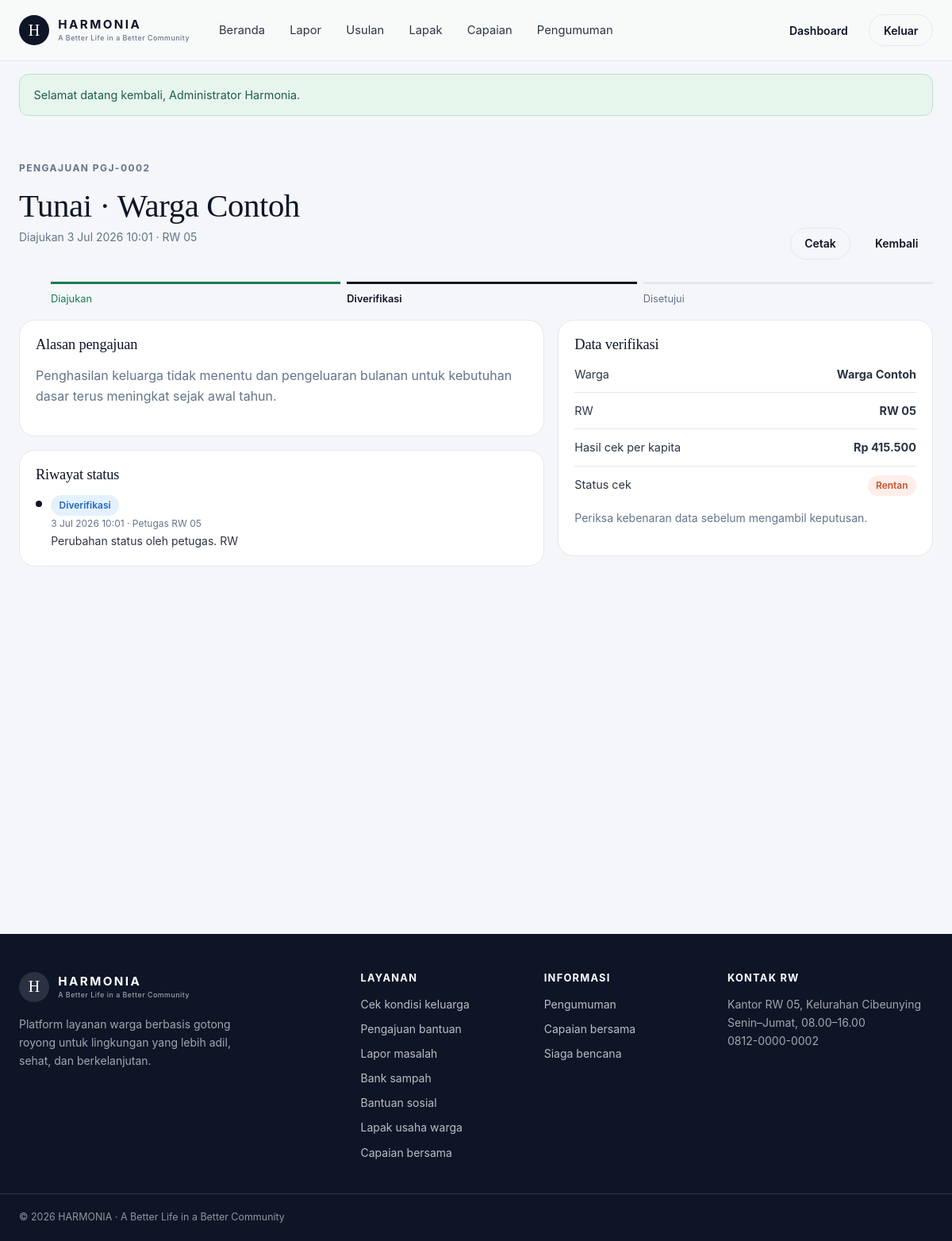
/bantuan/detail.php?id=2 (signed in), run on the app's committed database.
### tables this page shows
CREATE TABLE aid_requests (
  id INT AUTO_INCREMENT PRIMARY KEY,
  user_id INT NOT NULL,
  check_id INT NULL,
  jenis ENUM('pangan','tunai','kesehatan','pendidikan') NOT NULL,
  alasan TEXT NOT NULL,
  status ENUM('diajukan','diverifikasi','disetujui','ditolak') NOT NULL DEFAULT 'diajukan',
  catatan_petugas TEXT NULL,
  processed_by INT NULL,
  created_at DATETIME DEFAULT CURRENT_TIMESTAMP,
  updated_at DATETIME DEFAULT CURRENT_TIMESTAMP ON UPDATE CURRENT_TIMESTAMP,
  FOREIGN KEY (user_id) REFERENCES users(id) ON DELETE CASCADE,
  FOREIGN KEY (check_id) REFERENCES family_checks(id) ON DELETE SET NULL,
  FOREIGN KEY (processed_by) REFERENCES users(id) ON DELETE SET NULL,
  INDEX idx_status (status)
);

CREATE TABLE users (
  id INT AUTO_INCREMENT PRIMARY KEY,
  nama VARCHAR(80) NOT NULL,
  email VARCHAR(100) NOT NULL UNIQUE,
  password_hash VARCHAR(255) NOT NULL,
  role ENUM('warga','petugas','admin') NOT NULL DEFAULT 'warga',
  rw_id INT NULL,
  no_hp VARCHAR(20) NULL,
  foto VARCHAR(120) NULL,
  created_at DATETIME DEFAULT CURRENT_TIMESTAMP,
  FOREIGN KEY (rw_id) REFERENCES rw(id) ON DELETE SET NULL
);

CREATE TABLE rw (
  id INT AUTO_INCREMENT PRIMARY KEY,
  nama VARCHAR(30) NOT NULL,
  kelurahan VARCHAR(60) NOT NULL,
  created_at DATETIME DEFAULT CURRENT_TIMESTAMP
);

CREATE TABLE status_logs (
  id INT AUTO_INCREMENT PRIMARY KEY,
  ref_type ENUM('aid','report') NOT NULL,
  ref_id INT NOT NULL,
  status VARCHAR(20) NOT NULL,
  catatan TEXT NULL,
  by_user INT NULL,
  created_at DATETIME DEFAULT CURRENT_TIMESTAMP,
  FOREIGN KEY (by_user) REFERENCES users(id) ON DELETE SET NULL,
  INDEX idx_ref (ref_type, ref_id)
);

CREATE TABLE family_checks (
  id INT AUTO_INCREMENT PRIMARY KEY,
  user_id INT NOT NULL,
  jumlah_orang TINYINT UNSIGNED NOT NULL,
  pengeluaran_bulanan INT UNSIGNED NOT NULL,
  per_kapita INT UNSIGNED NOT NULL,
  status ENUM('rentan','dipantau','cukup') NOT NULL,
  created_at DATETIME DEFAULT CURRENT_TIMESTAMP,
  FOREIGN KEY (user_id) REFERENCES users(id) ON DELETE CASCADE,
  INDEX idx_user_waktu (user_id, created_at)
);

### config/auth.php (called while the page is built, shortened)
<?php
require_once ROOT_DIR . '/includes/helpers.php';
function user(): ?array
{
    return $_SESSION['user'] ?? null;
}

### bantuan/detail.php (the view, shortened to what this page needs)
<?php
require_once __DIR__ . '/../config/auth.php';
$id = (int)($_GET['id'] ?? 0);
$st = $pdo->prepare("SELECT a.*, us.nama AS warga, us.rw_id AS warga_rw, rw.nama AS rw,
        fc.per_kapita, fc.status AS cek_status
    FROM aid_requests a
    JOIN users us ON us.id = a.user_id
    LEFT JOIN rw ON rw.id = us.rw_id
    LEFT JOIN family_checks fc ON fc.id = a.check_id
    WHERE a.id = ?");
$st->execute([$id]);
$a = $st->fetch();
$st = $pdo->prepare('SELECT l.*, us.nama AS oleh FROM status_logs l
    LEFT JOIN users us ON us.id = l.by_user
    WHERE l.ref_type = ? AND l.ref_id = ? ORDER BY l.created_at ASC, l.id ASC');
$st->execute(['aid', $id]);
$logs = $st->fetchAll();
$langkah = ['diajukan', 'diverifikasi', $a['status'] === 'ditolak' ? 'ditolak' : 'disetujui'];
$posisi = array_search($a['status'], $langkah, true);
?>
<?php include ROOT_DIR . '/includes/header.php'; ?>
<section class="dash">
    <div class="container">
        <div class="dash__head">
            <div>
                <p class="eyebrow">Pengajuan <?= kode_pengajuan($id) ?></p>
                <h1><?= ucfirst(e($a['jenis'])) ?> · <?= e($a['warga']) ?></h1>
                <p class="small">Diajukan <?= tanggal($a['created_at'], true) ?> · <?= e($a['rw'] ?? '-') ?></p>
            </div>
            <div class="form-actions">
                <button class="btn btn--outline btn--sm" type="button" onclick="window.print()">Cetak</button>
                <a class="btn btn--ghost btn--sm" href="<?= BASE ?>/bantuan/index.php">Kembali</a>
            </div>
        </div>
        <ol class="stepper">
            <?php foreach ($langkah as $i => $l) : ?>
                <li class="<?= $i < $posisi ? 'is-done' : ($i === $posisi ? 'is-now' : '') ?>"><?= e(STATUS_LABEL[$l] ?? $l) ?></li>
            <?php endforeach; ?>
        </ol>
        <div class="dash-grid">
            <div>
                <div class="panel">
                    <h3>Alasan pengajuan</h3>
                    <p><?= nl2br(e($a['alasan'])) ?></p>
                </div>
                <div class="panel">
                    <h3>Riwayat status</h3>
                    <?php if ($logs) : ?>
                        <ul class="timeline">
                            <?php foreach ($logs as $l) : ?>
                                <li>
                                    <?= status_chip($l['status']) ?>
                                    <time><?= tanggal($l['created_at'], true) ?><?= $l['oleh'] ? ' · ' . e($l['oleh']) : '' ?></time>
                                    <?php if ($l['catatan']) : ?><span class="small"><?= nl2br(e($l['catatan'])) ?></span><?php endif; ?>
                                </li>
                            <?php endforeach; ?>
                        </ul>
                    <?php else : ?>
                        <p class="small muted">Belum ada catatan perubahan status.</p>
                    <?php endif; ?>
                </div>
            </div>
            <div>
                <?php if ($u['role'] !== 'warga') : ?>
                    <div class="panel">
                        <h3>Data verifikasi</h3>
                        <ul class="list-plain">
                            <li><span>Warga</span><b><?= e($a['warga']) ?></b></li>
                            <li><span>RW</span><b><?= e($a['rw'] ?? '-') ?></b></li>
                            <li><span>Hasil cek per kapita</span><b><?= $a['per_kapita'] !== null ? rupiah($a['per_kapita']) : '-' ?></b></li>
                            <li><span>Status cek</span><span><?= $a['cek_status'] ? status_chip($a['cek_status']) : '-' ?></span></li>
                        </ul>
                        <p class="small muted mt-2">Periksa kebenaran data sebelum mengambil keputusan.</p>
                    </div>
                <?php endif; ?>
            </div>
        </div>
    </div>
</section>
<?php include ROOT_DIR . '/includes/footer.php'; ?>

### includes/helpers.php (shortened to what this page needs)
<?php
function e($v): string
{
    return htmlspecialchars((string)$v, ENT_QUOTES, 'UTF-8');
}
function rupiah($n): string
{
    return 'Rp ' . number_format((float)$n, 0, ',', '.');
}
function tanggal(?string $dt, bool $dengan_jam = false): string
{
    $bulan = [1 => 'Jan', 'Feb', 'Mar', 'Apr', 'Mei', 'Jun', 'Jul', 'Agu', 'Sep', 'Okt', 'Nov', 'Des'];
    $t = strtotime($dt);
    return date('j', $t) . ' ' . $bulan[(int)date('n', $t)] . ' ' . date('Y', $t) . ($dengan_jam ? ' ' . date('H:i', $t) : '');
}
function status_chip(string $status): string
{
    $nada = match ($status) {
        'selesai', 'disetujui', 'tayang', 'tercapai', 'diteruskan', 'aman', 'dicairkan' => 'ok',
        'ditolak', 'butuh_bantuan', 'rentan' => 'warn',
        'diproses', 'diverifikasi', 'dipantau' => 'info',
        default => 'netral',
    };
    return '<span class="chip chip--' . $nada . '">' . e(STATUS_LABEL[$status] ?? $status) . '</span>';
}
function kode_pengajuan(int $id): string
{
    return 'PGJ-' . str_pad((string)$id, 4, '0', STR_PAD_LEFT);
}

### assets/css/style.css (style rules this page uses)
:root { --lime: #B8F53B; --lime-dark: #84cc16; --navy: #0D1527; --navy-hover: #16223D; --slate: #2C3545; --muted: #64748B; --bg: #F4F6F9; --hero: #E8EEF5; --border: #E2E8F0; --white: #fff; --sage: #E7F6ED; --sage-ink: #1B7A53; --sky: #E4F1FD; --sky-ink: #1D68BD; --peach: #FDEEE9; --peach-ink: #C8502B; --lavender: #EFEBF9; --lavender-ink: #6D32D8; --radius: 20px; --radius-sm: 12px; --shadow-soft: 0 16px 36px rgba(13, 21, 39, .06), 0 2px 6px rgba(13, 21, 39, .03); --shadow-lift: 0 24px 48px rgba(13, 21, 39, .12), 0 6px 14px rgba(13, 21, 39, .05); --serif: Georgia, "Times New Roman", Times, serif; --sans: -apple-system, BlinkMacSystemFont, "Segoe UI", Roboto, Helvetica, Arial, sans-serif; }
* { box-sizing: border-box; }
html { scroll-behavior: smooth; }
body { margin: 0; background: var(--bg); color: var(--slate); font: 400 1rem/1.65 var(--sans); -webkit-font-smoothing: antialiased; }
a { color: var(--navy); text-decoration: none; }
h1, h2, h3 { font-family: var(--serif); font-weight: 400; color: var(--navy); line-height: 1.18; margin: 0 0 .6rem; letter-spacing: -.01em; }
h1 { font-size: clamp(2.4rem, 5vw, 4rem); }
h3 { font-size: 1.25rem; }
p { margin: 0 0 1rem; color: var(--muted); }
ul { margin: 0; padding: 0; }
.container { width: 100%; max-width: 1240px; margin: 0 auto; padding: 0 1.5rem; }
.eyebrow { font-size: .75rem; font-weight: 700; letter-spacing: .12em; text-transform: uppercase; color: var(--muted); margin: 0 0 .9rem; }
.muted { color: var(--muted); }
.small { font-size: .875rem; }
.mt-2 { margin-top: 1rem; }
.btn { display: inline-flex; align-items: center; justify-content: center; gap: .5rem; min-height: 44px; padding: .75rem 1.5rem; border-radius: 9999px; border: 1px solid transparent; font: 600 .95rem var(--sans); cursor: pointer; transition: transform .18s ease, box-shadow .18s ease, background .18s ease, color .18s ease; }
.btn--outline { background: transparent; border-color: var(--border); color: var(--navy); }
.btn--ghost { background: transparent; color: var(--navy); }
.btn--sm { min-height: 40px; padding: .5rem 1.1rem; font-size: .875rem; }
.chip { display: inline-flex; align-items: center; gap: .35rem; padding: .2rem .65rem; border-radius: 9999px; font-size: .75rem; font-weight: 600; white-space: nowrap; }
.chip--info { background: var(--sky); color: var(--sky-ink); }
.chip--warn { background: var(--peach); color: var(--peach-ink); }
.form-actions { display: flex; align-items: center; gap: .75rem; margin-top: .5rem; }
.dash { padding: 2.5rem 0 4rem; }
.dash__head { display: flex; align-items: flex-end; justify-content: space-between; gap: 1.5rem; flex-wrap: wrap; margin-bottom: 1.75rem; }
.dash__head h1 { font-size: clamp(2rem, 3.4vw, 2.75rem); margin-bottom: .2rem; }
.dash-grid { display: grid; grid-template-columns: 1.4fr 1fr; gap: 1.1rem; align-items: start; }
.panel { background: #fff; border: 1px solid var(--border); border-radius: var(--radius); padding: 1.25rem; }
.panel h3 { font-size: 1.15rem; margin-bottom: .9rem; }
.panel + .panel { margin-top: 1.1rem; }
.list-plain { list-style: none; display: grid; gap: .7rem; }
.list-plain li { display: flex; justify-content: space-between; gap: 1rem; font-size: .9rem; border-bottom: 1px solid var(--border); padding-bottom: .65rem; }
.list-plain li:last-child { border-bottom: 0; padding-bottom: 0; }
.js .reveal { opacity: 0; transform: translateY(24px); transition: opacity .6s ease, transform .6s ease; }
.js .reveal.is-visible { opacity: 1; transform: none; }
.stepper { display: flex; gap: .5rem; flex-wrap: wrap; list-style: none; margin: 1rem 0; }
.stepper li { flex: 1 1 120px; font-size: .8rem; color: var(--muted); border-top: 3px solid var(--border); padding-top: .5rem; }
.stepper li.is-done { border-color: var(--sage-ink); color: var(--sage-ink); }
.stepper li.is-now { border-color: var(--navy); color: var(--navy); font-weight: 600; }
.timeline { list-style: none; display: grid; gap: .85rem; margin: 0; }
.timeline li { position: relative; padding-left: 1.2rem; font-size: .875rem; }
.timeline li::before { content: ""; position: absolute; left: 0; top: .45rem; width: 8px; height: 8px; border-radius: 50%; background: var(--navy); }
.timeline time { display: block; font-size: .75rem; color: var(--muted); }

### data on the page
aid_requests: jenis "Tunai", user.nama "Warga Contoh", created_at "3 Jul 2026 10:01", rw.nama "RW 05", status "Diajukan", status "Diverifikasi", status "Disetujui", alasan "Penghasilan keluarga tidak menentu dan pengeluaran bulanan untuk kebutuhan dasar terus meningkat sejak awal tahun.", check.per_kapita "Rp 415.500", check.status "Rentan"
status_logs: status "Diverifikasi", created_at "3 Jul 2026 10:01", by_user.nama "Petugas RW 05", catatan "Perubahan status oleh petugas. RW"

### other printed values
$label "Beranda"
$label "Lapor"
$label "Usulan"
$label "Lapak"
$label "Capaian"
$label "Pengumuman"
$f['pesan'] "Selamat datang kembali, Administrator Harmonia."
kode_pengajuan($id) "PGJ-0002"
$label "Cek kondisi keluarga"
$label "Pengajuan bantuan"
$label "Lapor masalah"
$label "Bank sampah"
$label "Bantuan sosial"
$label "Lapak usaha warga"
$label "Capaian bersama"
